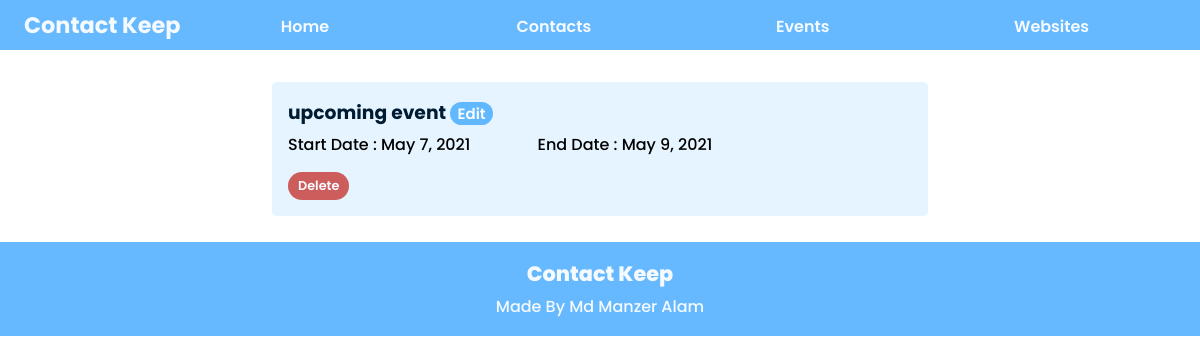
/events/4/, run on the app's committed database.
### contactkeep/models.py (models this page shows, shortened)
class Event(models.Model):
    name = models.CharField("Event Name",max_length=150)
    start_date = models.DateField("start date")
    end_date = models.DateField("end date")
    current = models.BooleanField("Current Event",default=False)

### contactkeep/views.py (the view)
# urls.py: path('events/<int:event_id>/',views.event_details,name="event_details"),
def event_details(request,event_id):
    event = get_object_or_404(Event,id=event_id)
    if 'event-delete' in request.POST:
            delete_event(request,event)
    context = {
        'event' : event,
    }
    return render(request,'contactkeep/event_details.html',context)

### contactkeep/templates/contactkeep/event_details.html (shortened to what this page needs)
{% load static %}
<!DOCTYPE html>
<html lang="en">
<head>
    <link rel="stylesheet" type="text/css" href="{% static 'contactkeep/event_details.css' %}">
</head>
{% include 'contactkeep/snippets/navigation.html' %}
<body>
    <main>
        <section class="events-holder">
            {% if event.current == True %}
                <section class="event-holder current">
                    <div class="top">
                        <h3>{{event.name}}<span id="current-tag">Current</span>
            {% else %}
                <section class="event-holder">
                    <div class="top">
                        <h3>{{event.name}}
            {% endif %}
                    <a href="{% url 'contactkeep:event_edit' event.id %}" class="edit-link">Edit</a>
                    </h3>
                </div>
                <div class="date-holder">
                    <h4>Start Date : {{event.start_date}}</h4>
                    <h4>End Date : {{event.end_date}}</h4>
                </div>
                <form action="" method="post" enctype="multipart/form-data" class="delete-form">
                    <input type="submit" value="Delete" class="del-btn" name="event-delete">
                </form>
            </section>
        </section>
    </main>
</body>
{% include 'contactkeep/snippets/footer.html' %}
</html>

### contactkeep/static/contactkeep/event_details.css (style rules this page uses)
* { margin: 0px; padding: 0px; box-sizing: border-box; font-family: 'Poppins',sans-serif; }
.events-holder { padding: 0.5em 0px 0px; }
main { padding: 0.2em 2em; }
.event-holder { background-color: hsl(207, 100%, 95%); padding: 1em; border-radius: 5px; margin: 0.5em 0px; }
.event-holder h3 { font-weight: 700; color: hsl(207, 100%, 10%); }
.event-holder .date-holder { display: flex; width: 80%; flex-direction: row; justify-content: center; align-items: baseline; margin: 0.3em 0em; }
.event-holder .date-holder h4 { flex: 1; text-align: left; font-weight: 500; }
@media screen and (min-width:500px) { main { margin: 0 20vw; } }
.edit-link { padding: 0.1em 0.5em; background-color: hsl(207, 100%, 69%); border-radius: 100px; text-decoration: none; font-weight: 600; color: hsl(207, 100%, 99%); margin-top: 30px; font-size: 0.8em; }
form { background-color: hsl(207, 100%, 95%); padding: 1em 1.5em; border-radius: 10px; }
form input { border-color: hsla(207, 100%, 15%,0.2); padding: 0.5em; border-radius: 10px; font-size: 0.9rem; }
.delete-form { padding: 0px; }
.del-btn { margin-top: 10px; padding: 5px 10px; font-weight: 600; border: none; font-size: 0.8rem; border-radius: 20px; color: hsl(207, 100%, 99%); background-color: indianred; }

### data on the page
Event: name "upcoming event", start_date "May 7, 2021", end_date "May 9, 2021"
